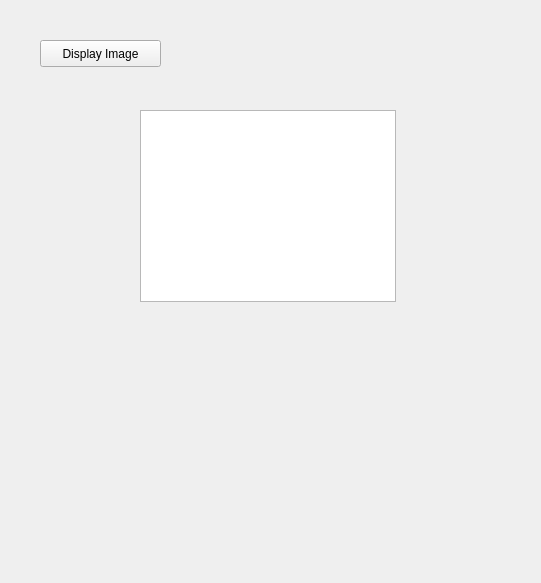
<?xml version="1.0" encoding="UTF-8"?>
<ui version="4.0">
 <class>ImageDataToQImage</class>
 <widget class="QMainWindow" name="ImageDataToQImage">
  <property name="geometry">
   <rect>
    <x>0</x>
    <y>0</y>
    <width>541</width>
    <height>583</height>
   </rect>
  </property>
  <property name="windowTitle">
   <string>ImageDataToQImage</string>
  </property>
  <widget class="QWidget" name="centralwidget">
   <widget class="QGraphicsView" name="graphicsView">
    <property name="geometry">
     <rect>
      <x>140</x>
      <y>110</y>
      <width>256</width>
      <height>192</height>
     </rect>
    </property>
   </widget>
   <widget class="QPushButton" name="btnDisplayImage">
    <property name="geometry">
     <rect>
      <x>40</x>
      <y>40</y>
      <width>121</width>
      <height>27</height>
     </rect>
    </property>
    <property name="text">
     <string>Display Image</string>
    </property>
   </widget>
  </widget>
  <action name="actionOpenFile">
   <property name="enabled">
    <bool>true</bool>
   </property>
   <property name="text">
    <string>Open File...</string>
   </property>
  </action>
  <action name="actionExit">
   <property name="text">
    <string>Exit</string>
   </property>
  </action>
  <action name="actionPrint">
   <property name="text">
    <string>Print</string>
   </property>
  </action>
  <action name="actionHelp">
   <property name="text">
    <string>Help</string>
   </property>
  </action>
  <action name="actionSave">
   <property name="text">
    <string>Save</string>
   </property>
  </action>
 </widget>
 <resources/>
 <connections/>
</ui>
